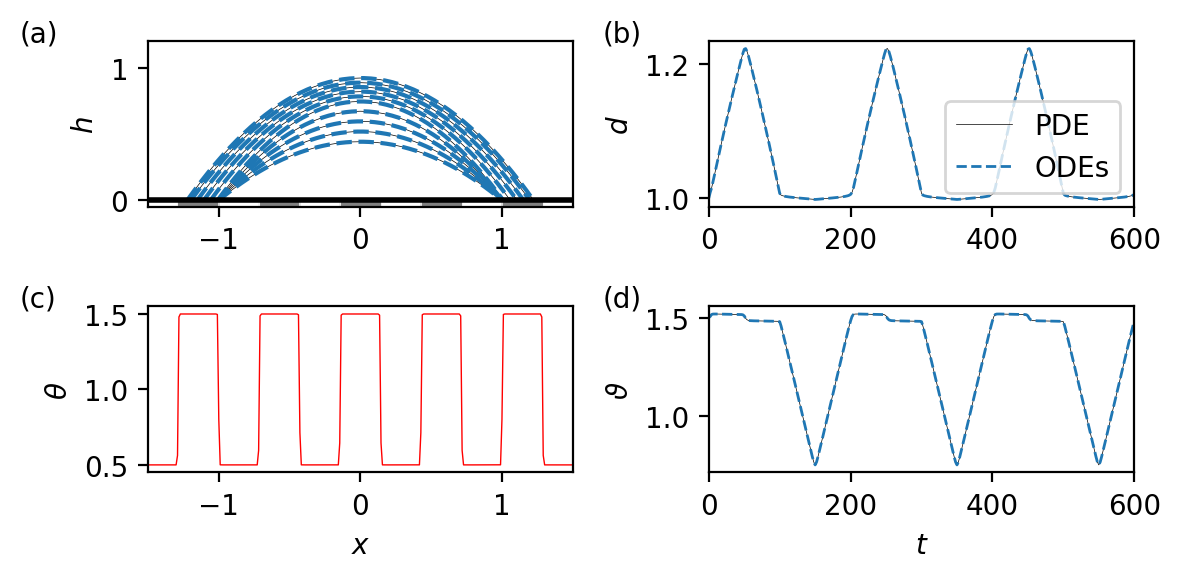

The Python source for this figure:
# -*- coding: utf-8 -*-
"""
Data generation for figure 03
"""
import sys
sys.path.append("../main/")
from ODEdrop2D import *
from pdeloader import *
from matplotlib.gridspec import GridSpec

def V(t):
    return  Vperiodic(t,m=20,p=200,Vavg=1,Vamp=0.5)

g = lambda x: 1 + .5*np.tanh(30*np.cos(11*x))

# LOAD PDE DATA
t_plots = np.arange(50,150,10)
(t_pde,d_pde,l_pde), L = pdeloader("Figure03_PDE.mat",t=t_plots,V=V)
theta_pde = 1.5*V(t_pde)[0]/d_pde**2

# Solve
drop = ODEdrop2D(ic=(1,-1),t_end=600,het=g,V=V)
drop.solve()

# Make plots
fig = plt.figure(figsize=(6,3),tight_layout=True)
gs = GridSpec(2, 2, figure=fig)

ax_a = fig.add_subplot(gs[0],adjustable='box')
ax_b = fig.add_subplot(gs[1],adjustable='box')
ax_c = fig.add_subplot(gs[2],adjustable='box')
ax_d = fig.add_subplot(gs[3],adjustable='box')

# Part (a)
for tH in L:
    ax_a.plot(tH[0],tH[1],'k',lw=0.25)

plt.sca(ax_a)    
drop.draw(t_plots,ls='--',color='tab:blue')    
ax_a.set_xlim((-1.5,1.5))
ax_a.set_ylim([-0.05,1.2])
ax_a.set_ylabel('$h$')
ax_a.text(-2.4,ax_a.get_ylim()[1],'(a)')



# Part (b)
plt.sca(ax_b)
ax_b.plot(t_pde[::20],d_pde[::20],'k',lw=0.25,label='PDE')
ax_b.set_xlim((0,600))
ax_b.set_ylabel('$d$')
drop.plot(t=t_pde[::20],kind='width',ls='--',lw=1,label='ODEs')
ax_b.legend()
ax_b.text(-150,ax_b.get_ylim()[1],'(b)')

# Part (c)
x = np.linspace(-1.5,1.5,num=300)
ax_c.plot(x,g(x),'r',lw=0.5)
ax_c.set_xlim((-1.5,1.5))
ax_c.set_ylabel('$\\theta$')
ax_c.set_xlabel('$x$')
ax_c.text(-2.4,ax_c.get_ylim()[1],'(c)')


# Part (d)
plt.sca(ax_d)
ax_d.plot(t_pde[::20],theta_pde[::20],'k',lw=0.25)
ax_d.set_xlim((0,600))
ax_d.set_ylabel('$\\vartheta$')
ax_d.set_xlabel('$t$')
drop.plot(t=t_pde[::20],kind='angle',ls='--',lw=1)
ax_d.text(-150,ax_d.get_ylim()[1],'(d)')

plt.savefig('Figure03.png',bbox_inches='tight', dpi=200)